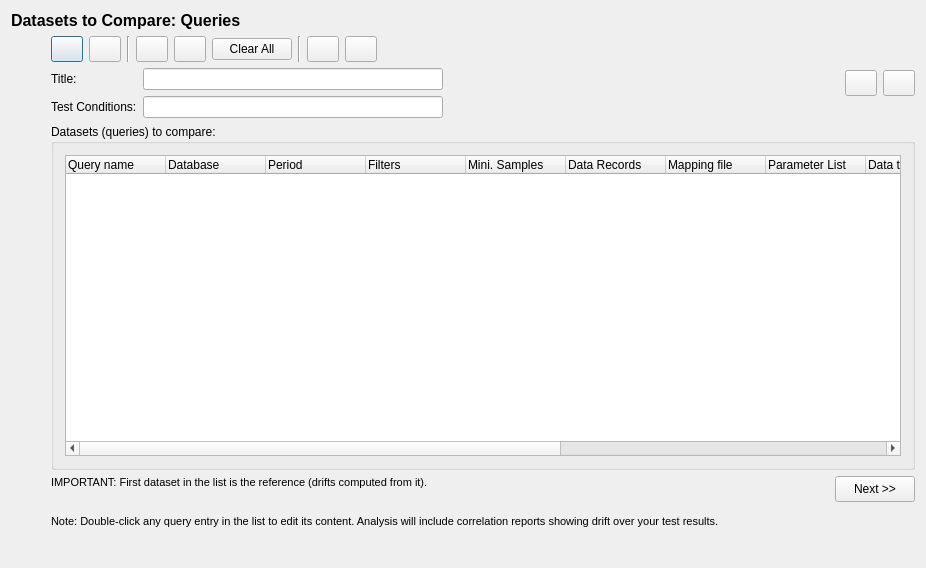
<?xml version="1.0" encoding="UTF-8"?>
<ui version="4.0">
 <class>compare_query_basedialog</class>
 <widget class="QDialog" name="compare_query_basedialog">
  <property name="geometry">
   <rect>
    <x>0</x>
    <y>0</y>
    <width>926</width>
    <height>568</height>
   </rect>
  </property>
  <property name="sizePolicy">
   <sizepolicy hsizetype="Preferred" vsizetype="Preferred">
    <horstretch>0</horstretch>
    <verstretch>0</verstretch>
   </sizepolicy>
  </property>
  <property name="minimumSize">
   <size>
    <width>720</width>
    <height>0</height>
   </size>
  </property>
  <property name="windowTitle">
   <string>Form1</string>
  </property>
  <property name="windowIcon">
   <iconset resource="gex.qrc">
    <normaloff>:/gex/icons/gex_application_48x48.png</normaloff>:/gex/icons/gex_application_48x48.png</iconset>
  </property>
  <property name="autoFillBackground">
   <bool>true</bool>
  </property>
  <layout class="QGridLayout" name="gridLayout_4">
   <item row="0" column="0">
    <widget class="QLabel" name="TextLabelTitle">
     <property name="font">
      <font>
       <family>Ms Sans Serif</family>
       <pointsize>12</pointsize>
       <weight>75</weight>
       <bold>true</bold>
      </font>
     </property>
     <property name="text">
      <string>Datasets to Compare: Queries</string>
     </property>
     <property name="wordWrap">
      <bool>false</bool>
     </property>
    </widget>
   </item>
   <item row="1" column="0">
    <layout class="QGridLayout" name="gridLayout_3">
     <item row="0" column="0">
      <spacer name="horizontalSpacer_3">
       <property name="orientation">
        <enum>Qt::Horizontal</enum>
       </property>
       <property name="sizeType">
        <enum>QSizePolicy::Fixed</enum>
       </property>
       <property name="sizeHint" stdset="0">
        <size>
         <width>40</width>
         <height>20</height>
        </size>
       </property>
      </spacer>
     </item>
     <item row="0" column="1">
      <layout class="QGridLayout" name="gridLayout_2">
       <item row="0" column="0">
        <layout class="QHBoxLayout" name="horizontalLayout">
         <item>
          <widget class="QPushButton" name="buttonAddQuery">
           <property name="minimumSize">
            <size>
             <width>32</width>
             <height>26</height>
            </size>
           </property>
           <property name="maximumSize">
            <size>
             <width>32</width>
             <height>26</height>
            </size>
           </property>
           <property name="toolTip">
            <string>Create a new dataset (query)</string>
           </property>
           <property name="text">
            <string/>
           </property>
           <property name="icon">
            <iconset resource="gex.qrc">
             <normaloff>:/gex/icons/group.png</normaloff>:/gex/icons/group.png</iconset>
           </property>
           <property name="iconSize">
            <size>
             <width>32</width>
             <height>32</height>
            </size>
           </property>
           <property name="autoDefault">
            <bool>true</bool>
           </property>
          </widget>
         </item>
         <item>
          <widget class="QPushButton" name="buttonProperties">
           <property name="minimumSize">
            <size>
             <width>32</width>
             <height>26</height>
            </size>
           </property>
           <property name="maximumSize">
            <size>
             <width>32</width>
             <height>26</height>
            </size>
           </property>
           <property name="focusPolicy">
            <enum>Qt::NoFocus</enum>
           </property>
           <property name="toolTip">
            <string>Properties: Edit the dataset definition (query parameters)</string>
           </property>
           <property name="text">
            <string/>
           </property>
           <property name="icon">
            <iconset resource="gex.qrc">
             <normaloff>:/gex/icons/properties.png</normaloff>:/gex/icons/properties.png</iconset>
           </property>
           <property name="iconSize">
            <size>
             <width>32</width>
             <height>32</height>
            </size>
           </property>
          </widget>
         </item>
         <item>
          <widget class="Line" name="Line1">
           <property name="toolTip">
            <string>Site number (if applies)</string>
           </property>
           <property name="frameShape">
            <enum>QFrame::VLine</enum>
           </property>
           <property name="frameShadow">
            <enum>QFrame::Sunken</enum>
           </property>
          </widget>
         </item>
         <item>
          <widget class="QPushButton" name="buttonDuplicateTask">
           <property name="minimumSize">
            <size>
             <width>32</width>
             <height>26</height>
            </size>
           </property>
           <property name="maximumSize">
            <size>
             <width>32</width>
             <height>26</height>
            </size>
           </property>
           <property name="toolTip">
            <string>Duplicate selected query</string>
           </property>
           <property name="text">
            <string/>
           </property>
           <property name="icon">
            <iconset resource="gex.qrc">
             <normaloff>:/gex/icons/clipboard.png</normaloff>:/gex/icons/clipboard.png</iconset>
           </property>
           <property name="iconSize">
            <size>
             <width>32</width>
             <height>32</height>
            </size>
           </property>
          </widget>
         </item>
         <item>
          <widget class="QPushButton" name="buttonRemoveQuery">
           <property name="minimumSize">
            <size>
             <width>32</width>
             <height>26</height>
            </size>
           </property>
           <property name="maximumSize">
            <size>
             <width>32</width>
             <height>26</height>
            </size>
           </property>
           <property name="toolTip">
            <string>Remove selected entries from list</string>
           </property>
           <property name="text">
            <string/>
           </property>
           <property name="icon">
            <iconset resource="gex.qrc">
             <normaloff>:/gex/icons/file_remove.png</normaloff>:/gex/icons/file_remove.png</iconset>
           </property>
           <property name="iconSize">
            <size>
             <width>32</width>
             <height>32</height>
            </size>
           </property>
          </widget>
         </item>
         <item>
          <widget class="QPushButton" name="PushButtonClearAll">
           <property name="toolTip">
            <string>Remove ALL entries from list</string>
           </property>
           <property name="text">
            <string>Clear All</string>
           </property>
          </widget>
         </item>
         <item>
          <widget class="Line" name="Line2">
           <property name="frameShape">
            <enum>QFrame::VLine</enum>
           </property>
           <property name="frameShadow">
            <enum>QFrame::Sunken</enum>
           </property>
          </widget>
         </item>
         <item>
          <widget class="QPushButton" name="buttonUp">
           <property name="minimumSize">
            <size>
             <width>32</width>
             <height>26</height>
            </size>
           </property>
           <property name="maximumSize">
            <size>
             <width>32</width>
             <height>26</height>
            </size>
           </property>
           <property name="toolTip">
            <string>Move selection Up (Reorder)</string>
           </property>
           <property name="text">
            <string/>
           </property>
           <property name="icon">
            <iconset resource="gex.qrc">
             <normaloff>:/gex/icons/arrow_up.png</normaloff>:/gex/icons/arrow_up.png</iconset>
           </property>
           <property name="iconSize">
            <size>
             <width>32</width>
             <height>32</height>
            </size>
           </property>
          </widget>
         </item>
         <item>
          <widget class="QPushButton" name="buttonDown">
           <property name="minimumSize">
            <size>
             <width>32</width>
             <height>26</height>
            </size>
           </property>
           <property name="maximumSize">
            <size>
             <width>32</width>
             <height>26</height>
            </size>
           </property>
           <property name="toolTip">
            <string>Move selection Down (Reorder)</string>
           </property>
           <property name="text">
            <string/>
           </property>
           <property name="icon">
            <iconset resource="gex.qrc">
             <normaloff>:/gex/icons/arrow_down.png</normaloff>:/gex/icons/arrow_down.png</iconset>
           </property>
           <property name="iconSize">
            <size>
             <width>32</width>
             <height>32</height>
            </size>
           </property>
          </widget>
         </item>
         <item>
          <spacer name="horizontalSpacer">
           <property name="orientation">
            <enum>Qt::Horizontal</enum>
           </property>
           <property name="sizeHint" stdset="0">
            <size>
             <width>40</width>
             <height>20</height>
            </size>
           </property>
          </spacer>
         </item>
        </layout>
       </item>
       <item row="1" column="0">
        <layout class="QHBoxLayout" name="horizontalLayout_4">
         <item>
          <layout class="QVBoxLayout" name="verticalLayout_2">
           <item>
            <widget class="QLabel" name="TextLabelDatabaseName">
             <property name="text">
              <string>Title:</string>
             </property>
             <property name="wordWrap">
              <bool>false</bool>
             </property>
            </widget>
           </item>
           <item>
            <widget class="QLabel" name="m_poCompareQueryLabel">
             <property name="text">
              <string>Test Conditions:</string>
             </property>
             <property name="wordWrap">
              <bool>false</bool>
             </property>
            </widget>
           </item>
          </layout>
         </item>
         <item>
          <layout class="QVBoxLayout" name="verticalLayout_3">
           <item>
            <widget class="QLineEdit" name="lineEditReportTitle">
             <property name="sizePolicy">
              <sizepolicy hsizetype="Fixed" vsizetype="Fixed">
               <horstretch>0</horstretch>
               <verstretch>0</verstretch>
              </sizepolicy>
             </property>
             <property name="minimumSize">
              <size>
               <width>300</width>
               <height>0</height>
              </size>
             </property>
             <property name="maximumSize">
              <size>
               <width>300</width>
               <height>16777215</height>
              </size>
             </property>
             <property name="toolTip">
              <string>Give a name to your dataset queries (report name)</string>
             </property>
             <property name="maxLength">
              <number>80</number>
             </property>
            </widget>
           </item>
           <item>
            <widget class="QLineEdit" name="m_poCompareQueryCondition">
             <property name="sizePolicy">
              <sizepolicy hsizetype="Fixed" vsizetype="Fixed">
               <horstretch>0</horstretch>
               <verstretch>0</verstretch>
              </sizepolicy>
             </property>
             <property name="minimumSize">
              <size>
               <width>300</width>
               <height>0</height>
              </size>
             </property>
             <property name="maximumSize">
              <size>
               <width>300</width>
               <height>16777215</height>
              </size>
             </property>
             <property name="toolTip">
              <string>Give a name to your dataset queries (report name)</string>
             </property>
             <property name="maxLength">
              <number>80</number>
             </property>
            </widget>
           </item>
          </layout>
         </item>
         <item>
          <layout class="QVBoxLayout" name="verticalLayout_4">
           <item>
            <layout class="QHBoxLayout" name="horizontalLayout_2">
             <item>
              <spacer name="horizontalSpacer_2">
               <property name="orientation">
                <enum>Qt::Horizontal</enum>
               </property>
               <property name="sizeHint" stdset="0">
                <size>
                 <width>208</width>
                 <height>20</height>
                </size>
               </property>
              </spacer>
             </item>
             <item>
              <widget class="QPushButton" name="buttonLoadDatasetList">
               <property name="minimumSize">
                <size>
                 <width>32</width>
                 <height>26</height>
                </size>
               </property>
               <property name="maximumSize">
                <size>
                 <width>32</width>
                 <height>26</height>
                </size>
               </property>
               <property name="toolTip">
                <string>Load List of files from disk (script file)</string>
               </property>
               <property name="text">
                <string/>
               </property>
               <property name="icon">
                <iconset resource="gex.qrc">
                 <normaloff>:/gex/icons/filelist_open.png</normaloff>:/gex/icons/filelist_open.png</iconset>
               </property>
               <property name="iconSize">
                <size>
                 <width>32</width>
                 <height>32</height>
                </size>
               </property>
              </widget>
             </item>
             <item>
              <widget class="QPushButton" name="buttonSaveDatasetList">
               <property name="minimumSize">
                <size>
                 <width>32</width>
                 <height>26</height>
                </size>
               </property>
               <property name="maximumSize">
                <size>
                 <width>32</width>
                 <height>26</height>
                </size>
               </property>
               <property name="toolTip">
                <string>Save List of Files to disk (script file)...</string>
               </property>
               <property name="text">
                <string/>
               </property>
               <property name="icon">
                <iconset resource="gex.qrc">
                 <normaloff>:/gex/icons/file_save.png</normaloff>:/gex/icons/file_save.png</iconset>
               </property>
               <property name="iconSize">
                <size>
                 <width>32</width>
                 <height>32</height>
                </size>
               </property>
              </widget>
             </item>
            </layout>
           </item>
           <item>
            <spacer name="horizontalSpacer_4">
             <property name="orientation">
              <enum>Qt::Horizontal</enum>
             </property>
             <property name="sizeHint" stdset="0">
              <size>
               <width>40</width>
               <height>20</height>
              </size>
             </property>
            </spacer>
           </item>
          </layout>
         </item>
        </layout>
       </item>
       <item row="2" column="0">
        <widget class="QGroupBox" name="GroupBox1">
         <property name="title">
          <string>Datasets (queries) to compare:</string>
         </property>
         <layout class="QGridLayout" name="gridLayout">
          <item row="0" column="0">
           <widget class="QTreeWidget" name="treeWidget">
            <property name="contextMenuPolicy">
             <enum>Qt::CustomContextMenu</enum>
            </property>
            <property name="showDropIndicator" stdset="0">
             <bool>false</bool>
            </property>
            <property name="rootIsDecorated">
             <bool>false</bool>
            </property>
            <property name="allColumnsShowFocus">
             <bool>true</bool>
            </property>
            <column>
             <property name="text">
              <string>Query name</string>
             </property>
            </column>
            <column>
             <property name="text">
              <string>Database</string>
             </property>
            </column>
            <column>
             <property name="text">
              <string>Period</string>
             </property>
            </column>
            <column>
             <property name="text">
              <string>Filters</string>
             </property>
            </column>
            <column>
             <property name="text">
              <string>Mini. Samples</string>
             </property>
            </column>
            <column>
             <property name="text">
              <string>Data Records</string>
             </property>
            </column>
            <column>
             <property name="text">
              <string>Mapping file</string>
             </property>
            </column>
            <column>
             <property name="text">
              <string>Parameter List</string>
             </property>
            </column>
            <column>
             <property name="text">
              <string>Data type</string>
             </property>
            </column>
            <column>
             <property name="text">
              <string>Offline</string>
             </property>
            </column>
            <column>
             <property name="text">
              <string>SplitFilter</string>
             </property>
            </column>
            <column>
             <property name="text">
              <string>Plugin Options</string>
             </property>
            </column>
            <column>
             <property name="text">
              <string>Extraction mode</string>
             </property>
            </column>
            <column>
             <property name="text">
              <string>Extraction mode param</string>
             </property>
            </column>
           </widget>
          </item>
         </layout>
        </widget>
       </item>
       <item row="3" column="0">
        <layout class="QHBoxLayout" name="horizontalLayout_3">
         <item>
          <widget class="QLabel" name="TextLabelComment">
           <property name="sizePolicy">
            <sizepolicy hsizetype="Expanding" vsizetype="Fixed">
             <horstretch>0</horstretch>
             <verstretch>0</verstretch>
            </sizepolicy>
           </property>
           <property name="minimumSize">
            <size>
             <width>0</width>
             <height>0</height>
            </size>
           </property>
           <property name="maximumSize">
            <size>
             <width>16777215</width>
             <height>90</height>
            </size>
           </property>
           <property name="text">
            <string>&lt;!DOCTYPE HTML PUBLIC &quot;-//W3C//DTD HTML 4.0//EN&quot; &quot;http://www.w3.org/TR/REC-html40/strict.dtd&quot;&gt;
&lt;html&gt;&lt;head&gt;&lt;meta name=&quot;qrichtext&quot; content=&quot;1&quot; /&gt;&lt;style type=&quot;text/css&quot;&gt;
p, li { white-space: pre-wrap; }
&lt;/style&gt;&lt;/head&gt;&lt;body style=&quot; font-family:'MS Shell Dlg 2'; font-size:7.8pt; font-weight:400; font-style:normal;&quot;&gt;
&lt;p style=&quot; margin-top:0px; margin-bottom:0px; margin-left:0px; margin-right:0px; -qt-block-indent:0; text-indent:0px; font-size:8pt;&quot;&gt;IMPORTANT: First dataset in the list is the reference (drifts computed from it).&lt;/p&gt;
&lt;p style=&quot;-qt-paragraph-type:empty; margin-top:0px; margin-bottom:0px; margin-left:0px; margin-right:0px; -qt-block-indent:0; text-indent:0px; font-size:8pt;&quot;&gt;&lt;/p&gt;
&lt;p style=&quot;-qt-paragraph-type:empty; margin-top:0px; margin-bottom:0px; margin-left:0px; margin-right:0px; -qt-block-indent:0; text-indent:0px; font-size:8pt;&quot;&gt;&lt;/p&gt;
&lt;p style=&quot; margin-top:0px; margin-bottom:0px; margin-left:0px; margin-right:0px; -qt-block-indent:0; text-indent:0px; font-size:8pt;&quot;&gt;Note: Double-click any query entry in the list to edit its content. Analysis will include correlation reports showing drift over your test results.&lt;/p&gt;&lt;/body&gt;&lt;/html&gt;</string>
           </property>
           <property name="alignment">
            <set>Qt::AlignLeading|Qt::AlignLeft|Qt::AlignTop</set>
           </property>
           <property name="wordWrap">
            <bool>true</bool>
           </property>
          </widget>
         </item>
         <item>
          <layout class="QVBoxLayout" name="verticalLayout">
           <item>
            <widget class="QPushButton" name="buttonSettings">
             <property name="minimumSize">
              <size>
               <width>80</width>
               <height>26</height>
              </size>
             </property>
             <property name="maximumSize">
              <size>
               <width>80</width>
               <height>26</height>
              </size>
             </property>
             <property name="toolTip">
              <string>Report Settings: Lets you select the tables and charts to create...</string>
             </property>
             <property name="text">
              <string>Next &gt;&gt;</string>
             </property>
            </widget>
           </item>
           <item>
            <spacer name="verticalSpacer">
             <property name="orientation">
              <enum>Qt::Vertical</enum>
             </property>
             <property name="sizeType">
              <enum>QSizePolicy::Minimum</enum>
             </property>
             <property name="sizeHint" stdset="0">
              <size>
               <width>17</width>
               <height>55</height>
              </size>
             </property>
            </spacer>
           </item>
          </layout>
         </item>
        </layout>
       </item>
      </layout>
     </item>
    </layout>
   </item>
  </layout>
 </widget>
 <layoutdefault spacing="6" margin="11"/>
 <resources>
  <include location="gex.qrc"/>
 </resources>
 <connections/>
</ui>
